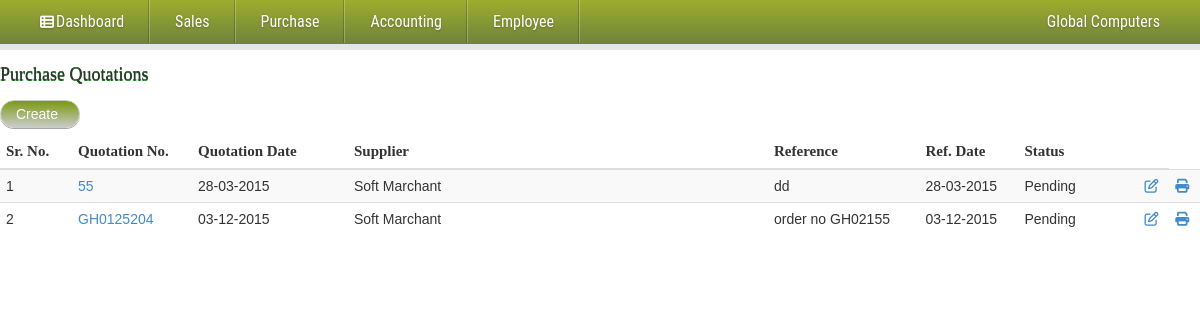
/admin/purchase_quotations.php (signed in), run on the app's committed database.
### tables this page shows
CREATE TABLE IF NOT EXISTS `pur_qua_master` (
  `pur_qua_id` varchar(15) NOT NULL,
  `quo_date` varchar(12) NOT NULL,
  `supplier_id` int(10) NOT NULL,
  `reference` varchar(100) NOT NULL,
  `reference_date` varchar(12) NOT NULL,
  `tax` varchar(20) NOT NULL,
  `expiry_date` varchar(12) NOT NULL,
  `status` varchar(1) NOT NULL,
  `remark` varchar(200) NOT NULL,
  `is_deleted` int(1) NOT NULL,
  `entry_date` datetime NOT NULL,
  PRIMARY KEY (`pur_qua_id`)
);

CREATE TABLE IF NOT EXISTS `supplier_master` (
  `supplier_id` int(10) NOT NULL AUTO_INCREMENT,
  `supplier_name` varchar(100) NOT NULL,
  `address` varchar(200) NOT NULL,
  `city` varchar(50) NOT NULL,
  `state` varchar(50) NOT NULL,
  `pincode` int(6) NOT NULL,
  `mobile_no` varchar(10) NOT NULL,
  `phone_no` varchar(15) NOT NULL,
  `designation` varchar(100) NOT NULL,
  `email_id` varchar(50) NOT NULL,
  `contact_name` varchar(100) NOT NULL,
  `vat_tin_no` int(11) NOT NULL,
  `cst_no` int(11) NOT NULL,
  `iscompany` varchar(1) NOT NULL,
  `is_deleted` int(1) NOT NULL,
  `entry_date` datetime NOT NULL,
  PRIMARY KEY (`supplier_id`)
);

### admin/purchase_quotations.php (the view)
<?php include_once("header.php"); ?>
<form action="" method="post" role="form">
	<h4 id="title">Purchase Quotations</h4>
	<a href="#modal" id="btn-create">Create</a><br /><br/>
 	<div class="table-responsive">
   	 <table class="table table-striped">
     <thead>
     <tr>
	 <th width="6%"><b id="b-title">Sr. No.</b></th>
     	<th width="10%"><b id="b-title">Quotation No.</b></th>
        <th width="13%"><b id="b-title">Quotation Date</b></th>
		<th><b id="b-title">Supplier </b></th>
		<th><b id="b-title">Reference</b></th>
		<th><b id="b-title">Ref. Date</b></th>
        <th colspan="2"><b id="b-title">Status</b></th>
     </tr>
     </thead>
     <tbody>
	 <?php
  	 	echo "<tr>";
		$i=1;
	  	$rs=mysql_query("select a.pur_qua_id,supplier_name,quo_date,reference,reference_date,status from pur_qua_master a,supplier_master b where a.supplier_id=b.supplier_id  and a.is_deleted=' 0' order by a.entry_date desc")or die(mysql_error());
	  	while($row=mysql_fetch_array($rs))
	  	{
			echo '<td>'.$i++.'</td>';
	  		echo '<td><a href="purchase.php?tmpid='.$row['pur_qua_id'].'&list=pur_quo">'.$row['pur_qua_id'].'</a></td>';
	 	 	echo "<td>".date("d-m-Y",strtotime($row['quo_date']))."</td>";
			echo "<td width=35%>".ucwords($row['supplier_name'])."</td>";
	  		echo "<td>".$row['reference']."</td>";
	  		echo "<td>".date("d-m-Y",strtotime($row['reference_date']))."</td>";
			if($row['status']=='0')
				$str="Pending";
			else
				$str="";
			echo "<td  width=10%>".$str."</td>";
			echo'<td><a href="#id='.$row[0].'&update=pur_quo" <i class="fa fa-edit"></i></a></td>';
			echo'<td><a href="purchase.php?print=purchase_quotation&id='.$row[0].'" <i class="fa fa-print"></i></a></td></tr>';
	  	}
	  	?>
      </tbody>
    </table>
</div>
</form>
<?php include_once("model/pur_create_quotations.php"); ?>

### styles/menu_style.css (style rules this page uses)
.fa { display:inline-block;font-family:FontAwesome;font-style:normal;font-weight:normal;line-height:1;-webkit-font-smoothing:antialiased;-moz-osx-font-smoothing:grayscale }
.fa-print:before { content:"\f02f" }
.fa-edit:before,.fa-pencil-square-o:before { content:"\f044" }

### styles/style.css (style rules this page uses)
#title { width:100%; font-family:Georgia, "Times New Roman", Times, serif; height:auto; margin-top:15px; text-shadow: 0 1px #006600; }
body { margin: 0; padding: 0; color: #414141; }
#b-title { font-family:"Times New Roman", Times, serif; font-size:15px; }
#btn-create { background: -webkit-linear-gradient(180deg, #CCCCCC, #79980d); background: -o-linear-gradient(180deg, #333333, #79980d); background: -moz-linear-gradient(180deg, #333333, #79980d); background: linear-gradient(1deg,#CCCCCC,#79980d); filter: progid:DXImageTransform.Microsoft.gradient(GradientType=0,StartColorStr='#f6f6f6', EndColorStr='#e1e1e1'); border: 1px solid #ccc; color:#FFFFFF; display:inline-block; min-width:80px; float:left; font-family:Verdana, Arial, Helvetica, sans-serif; margin-right:0px; margin-bottom:5px; padding:3px 0px; padding-left:15px; margin-top:5px; text-decoration:none; border-radius:20px; -moz-border-radius:20px; -webkit-border-radius:20px; -moz-box-shadow:0 1px rgba(0,0,0,.35); -webkit-box-shadow:0 1px rgba(0,0,0,.35); }

### styles/popup.css (style rules this page uses)
html, body, div, span, applet, object, iframe, h1, h2, h3, h4, h5, h6, p, blockquote, pre, a, abbr, acronym, address, big, cite, code, del, dfn, em, img, ins, kbd, q, s, samp, small, strike, strong, sub, sup, tt, var, b, u, i, center, dl, dt, dd, ol, ul, li, fieldset, form, label, legend, table, caption, tbody, tfoot, thead, tr, th, td, article, aside, canvas, details, embed, figure, figcaption, footer, header, hgroup, menu, nav, output, ruby, section, summary, time, mark, audio, video { margin: 0; padding: 0; border: 0; font-size: 100%; font: inherit; vertical-align: baseline; }
body { line-height: 1; }
table { border-collapse: collapse; border-spacing: 0; }

### data on the page
pur_qua_master: pur_qua_id "55", quo_date "28-03-2015", supplier.supplier_name "Soft Marchant", reference "dd", reference_date "28-03-2015", status "Pending"
pur_qua_master: pur_qua_id "GH0125204", quo_date "03-12-2015", supplier.supplier_name "Soft Marchant", reference "order no GH02155", reference_date "03-12-2015", status "Pending"

### other printed values
$_SESSION['ossem_enterprise_name'] "Global Computers"
